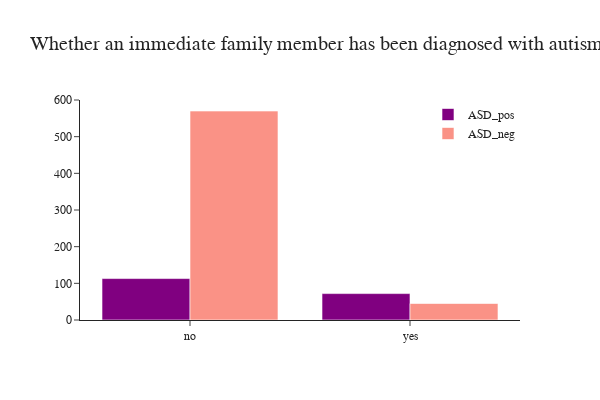

Notebook source saved alongside this figure:
### Markdown cell above
### Autism in the family

### Code cell
fig = go.Figure()
fig.add_trace(go.Histogram(x=ASD_pos['autism'],histnorm='',
              name='ASD_pos', marker_color = 'purple'),
              )
fig.add_trace(go.Histogram(x=ASD_neg['autism'],histnorm='',
              name='ASD_neg', marker_color = 'salmon', opacity=0.85),
             )  

fig.update_layout(title="Whether an immediate family member has been diagnosed with autism", 
                  font_family="San Serif",
                  titlefont={'size': 20},
                  template='simple_white',
                  width=600, 
                  height=400,
                  legend=dict(
                  orientation="v", y=1, yanchor="top", x=1.0, xanchor="right" )                 
                 ).update_xaxes(categoryorder='total descending') 

fig.show()

### Figure 1 — Plotly figure (JSON) as saved in the notebook; plotly's stock layout.template omitted (floating-point values rounded to 4 significant figures; data arrays with more than 128 entries replaced by an {"elided": "..."} marker saying what was removed)
{"data": [{"histnorm": "", "marker": {"color": "purple"}, "name": "ASD_pos", "type": "histogram", "x": {"elided": "185 str values"}}, {"histnorm": "", "marker": {"color": "salmon"}, "name": "ASD_neg", "opacity": 0.85, "type": "histogram", "x": {"elided": "615 str values"}}], "layout": {"font": {"family": "San Serif"}, "height": 400, "legend": {"orientation": "v", "x": 1, "xanchor": "right", "y": 1, "yanchor": "top"}, "title": {"font": {"size": 20}, "text": "Whether an immediate family member has been diagnosed with autism"}, "width": 600, "xaxis": {"categoryorder": "total descending"}}}
